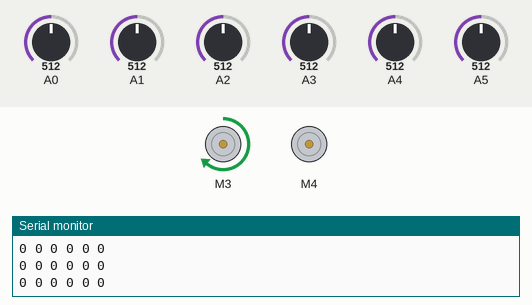
Bench run of a sketch on a simulated Arduino Uno, built with avr-gcc and run on an emulated ATmega328P. Parts: 2 × DC motor (green arrow = forward, orange = backward, longer = faster), the last lines printed to the serial monitor. The test bench sets the inputs (shaded band); at power-on: A2 = 512, A0 = 512, A1 = 512, A3 = 512, A4 = 512, A5 = 512.

Above: at 1.2 s.
1.3 s: A2 set to 314
2.8 s: A2 set to 284
At 3.7 s:
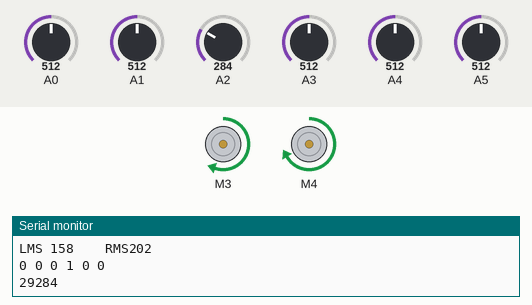
4.4 s: A0 set to 312
7.4 s: A0 set to 289
At 8.6 s:
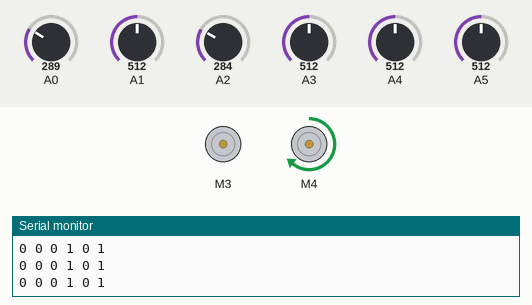
8.9 s: A0 set to 306
At 8.99 s:
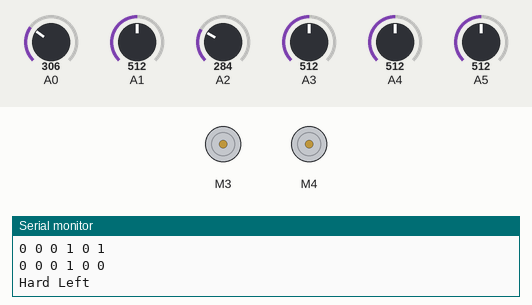
10.4 s: A1 set to 314
13.4 s: A1 set to 292
At 14.1 s:
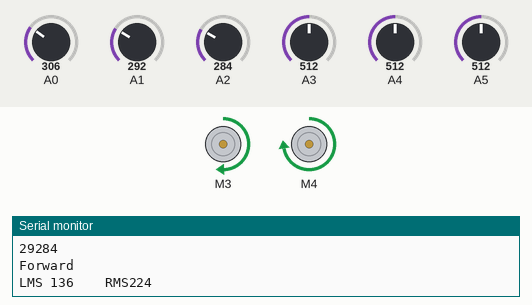
Timing chart, 0 to 15.9 s (numbered marks = the images above; inputs shaded):
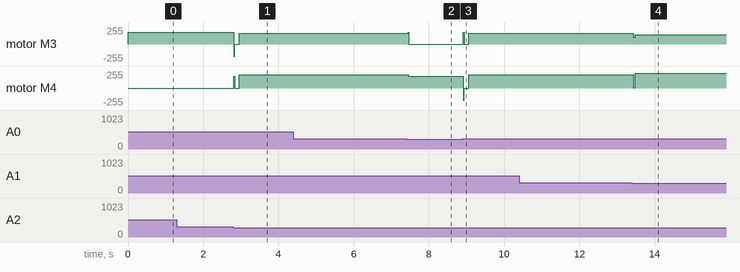

The sketch:

oobotv6.ino
```cpp
#include <AFMotor.h>

AF_DCMotor Left(3);
AF_DCMotor Right(4);


//PID
int IMS = 180; //initial motor speed
int LMS = 180;
int RMS = 180;

int error = 0;
float P=0,I=0,D=0,PID=0;
float prevErr = 0; //previous error
float prevI = 0; //previous integral
float kp =22 ,kd = 38, ki = 1.7;//tune it

int flag=0,tlag=0;


int middleValue = 300;
int sensorVal[6];
int sum = 0, searchFlag=0,sumTemp=12;

void readSensor();
void Forward();
void Back();
void Stop();
void Search();
void softRight();
void softLeft();
void hardRight();
void hardLeft();
void logic();
void pidFun(); //pid function
void pidExecute(); // analog write via pid upadate


void setup() {

  pinMode(A0,INPUT);
  pinMode(A1,INPUT);
  pinMode(A2,INPUT);
  pinMode(A3,INPUT);
  pinMode(A4,INPUT);
  pinMode(A5,INPUT);

  Serial.begin(9600);
}

void loop() {

  readSensor();
  pidExecute();

  logic();
  Serial.print("LMS ");
  Serial.print(LMS);
  Serial.print("    ");
  Serial.print("RMS");
  Serial.print(RMS);

  Serial.println();
  Serial.println();
  Serial.println();

}


void readSensor()
{
  for(int i=0; i<6; i++)
  {
    if(analogRead(5-i)>middleValue)
      sensorVal[5-i] = 0;
     else
      sensorVal[5-i]= 1;

    Serial.print(sensorVal[5-i]);
    Serial.print(' ');
  }
  Serial.println('\n');
  sum = (sensorVal[0]*32)+(sensorVal[1]*16)+(sensorVal[2]*8)+(sensorVal[3]*4)+(sensorVal[4]*2)+(sensorVal[5]*1);

  pidFun(); //pid function
}


void logic()
{
if(sum == 12 || sum == 24 || sum == 4 || sum == 6 || sum == 8 || sum==2 || sum==16 || sum==14 || sum==28 || sum ==3 || sum==48 )//while black or white stripe
  {
    Serial.println('Condition Forward');
    Forward();
  }
  else if(sum == 63)//while full black (T)
  {
    Forward();
    delay(100);
    Serial.println('Condition Stop');
    Stop();
    readSensor();
    if(sum==63){
      Stop();
      delay(1000);
    }
    else if(sum==0){
      Search();
    }
    else{
      readSensor();
      Forward();
    }
  }
//
//  else if(sum == 15)//right
//  {
//    Serial.println('Condition Soft Right');
//    hardRight();
//    flag=1;
//  }
//  else if(sum == 60) //left
//  {
//    Serial.println('Condition Soft Left');
//    hardLeft();
//    flag=1;
//  }
//  else if(sum == 13)//right angle
//  {
//    Serial.println('Condition Right angle');
//    while(sum != 0)
//    {
//      readSensor();
//      Forward();
//
//    }
//
//    Stop();
//    delay(500);
//
//    while(sum != 12 || sum != 24 || sum != 4 || sum != 6 || sum != 8)
//    {
//      readSensor();
//      hardRight();
//    }
//  }
//  else if(sum == 44)//left angle
//  {
//    Serial.println("Condition Left angle");
//    while(sum != 0)
//    {
//      readSensor();
//      pidExecute();
//      Forward();
//    }
//
//    Stop();
//    delay(500);
//
//    while(sum != 12 ||sum != 24 || sum != 4 || sum != 6 || sum != 8)
//    {
//      readSensor();
//      hardLeft();
//    }
//  }
  else
  {
//    sumTemp= sum;
//    Serial.println("Condition Else");
//    ++searchFlag;
//    if(searchFlag>3){
//      searchFlag=0;
     Search();
//    }
  }
}


void pidExecute()
{
//  change insign

  P = error;
  I = I+prevI;
  D = error-prevErr;
  PID = (kp*P) + (kd*D) + (ki*I);
  prevErr = error;
  prevI = I;

  LMS = IMS+PID;
  RMS = IMS-PID;
  constrain(LMS,0,255);
  constrain(RMS,0,255);

  Left.setSpeed(LMS);
  Right.setSpeed(RMS);
}

void pidFun()
{
  if(sensorVal[0] == 1 && sensorVal[1] == 0 && sensorVal[2] == 0 && sensorVal[3] == 0 && sensorVal[4] == 0 && sensorVal[5] == 0)
  {
    error = -5;

  }
  if(sensorVal[0] == 1 && sensorVal[1] == 1 && sensorVal[2] == 0 && sensorVal[3] == 0 && sensorVal[4] == 0 && sensorVal[5] == 0)
  {
    error =-4;

  }
  else if(sensorVal[0] == 0 && sensorVal[1] == 1 && sensorVal[2] == 0 && sensorVal[3] == 0 && sensorVal[4] == 0 && sensorVal[5] == 0)
  {
    error = -3;
  }
    else if(sensorVal[0] == 0 && sensorVal[1] == 1 && sensorVal[2] == 1 && sensorVal[3] == 0 && sensorVal[4] == 0 && sensorVal[5] == 0)
  {
    error = -2;
  }
  else if(sensorVal[0] == 0 && sensorVal[1] == 0 && sensorVal[2] == 1 && sensorVal[3] == 0 && sensorVal[4] == 0 && sensorVal[5] == 0)
  {
    error = -1;
  }
    else if(sensorVal[0] == 0 && sensorVal[1] == 0 && sensorVal[2] == 1 && sensorVal[3] == 1 && sensorVal[4] == 0 && sensorVal[5] == 0)
  {
    error = 0;
  }
  else if(sensorVal[0] == 0 && sensorVal[1] == 0 && sensorVal[2] == 0 && sensorVal[3] == 1 && sensorVal[4] == 0 && sensorVal[5] == 0)
  {
    error = 1;
  }
    else if(sensorVal[0] == 0 && sensorVal[1] == 0 && sensorVal[2] == 0 && sensorVal[3] == 1 && sensorVal[4] == 1 && sensorVal[5] == 0)
  {
    error = 2;
  }
  else if(sensorVal[0] == 0 && sensorVal[1] == 0 && sensorVal[2] == 0 && sensorVal[3] == 0 && sensorVal[4] == 1 && sensorVal[5] == 0)
  {
    error = 3;
  }
    else if(sensorVal[0] == 0 && sensorVal[1] == 0 && sensorVal[2] == 0 && sensorVal[3] == 0 && sensorVal[4] == 1 && sensorVal[5] == 1)
  {
    error = 4;
  }
  else if(sensorVal[0] == 0 && sensorVal[1] == 0 && sensorVal[2] == 0 && sensorVal[3] == 0 && sensorVal[4] == 0 && sensorVal[5] == 1)
  {
    error = 5;
  }
  else{
    error = 0;
    P=0;I=0;D=0;PID=0;
    prevErr = 0;
    prevI = 0;
  }
}

void Forward()
{
  Left.run(FORWARD);
  Right.run(FORWARD);
  Serial.println("Forward");
}

void Back()
{
  Left.setSpeed(IMS);
  Right.setSpeed(IMS);

  Left.run(BACKWARD);
  Right.run(BACKWARD);
  Stabilizer();
  Serial.println("Backward");
}

//INA,INB LEFT
void softRight()
{
  Left.setSpeed(IMS);
  Right.setSpeed(0);

  Left.run(FORWARD);
  Right.run(RELEASE);
  flag=1;
  Serial.println("Soft Left");
}
void softLeft()
{
  Left.setSpeed(0);
  Right.setSpeed(IMS);

  Left.run(RELEASE);
  Right.run(FORWARD);
  tlag=1;
  Serial.println("Soft Right");
}
void hardRight()
{
  Left.setSpeed(IMS);
  Right.setSpeed(IMS);

  Left.run(FORWARD);
  Right.run(BACKWARD);
  flag=1;
  Serial.println("Hard Left");
}
void hardLeft()
{
  Left.setSpeed(IMS);
  Right.setSpeed(IMS);

  Left.run(BACKWARD);
  Right.run(FORWARD);
  tlag=1;

  Serial.println("Hard Right");
}
void Stop()
{
  Left.setSpeed(0);
  Right.setSpeed(0);

  Left.run(RELEASE);
  Right.run(RELEASE);
//  Stabilizer();
  Serial.println("Stop");
}
void Search()
{
  readSensor();
//  Stop();
  if(sum>12)
  {
    softLeft();
      Stabilizer();
  }
  else if(sum<8){
    softRight();
      Stabilizer();
  }
  else if(sum == 12)
  {
    Forward();
  }
  else
  {
    Stop();
    delay(500);
  }
  Serial.println("Searching");
}

void Stabilizer()
{
  while(1)
  {
    readSensor();

    if(sum == 12 || sum == 8 || sum == 4 || sum == 6|| sum == 24)
    {
      if(flag==1 && tlag==0)
      {
        hardLeft();
        delay(10);
        flag=0;
        tlag=0;
        readSensor();
      }
      else if(flag==0 && tlag==1)
      {
        hardRight();
        delay(10);
        flag=0;
        tlag=0;
        readSensor();
      }
      Stop();
      delay(100);
      break;
    }
  }
  readSensor();
  pidExecute();

  Forward();
}
```

Measured:
- the behaviour switches between 301 and 300 on A2 (found by bisection; images 0 and 1)
- the behaviour switches between 301 and 300 on A0 (found by bisection; images 1 and 2)
- the behaviour switches between 301 and 300 on A1 (found by bisection; images 3 and 4)
- after the input at 2.8 s, motor M3: forward 180/255 → stopped at once, → forward 158/255 0.14 s later; motor M4: stopped → forward 202/255 after 0.16 s
- after the input at 7.4 s, motor M3: forward 158/255 → stopped after 0.05 s; motor M4: forward 202/255 → forward 180/255 after 0.05 s
- after the input at 8.9 s, motor M3: stopped → forward 158/255 after 0.16 s; motor M4: forward 180/255 → stopped at once, → forward 202/255 0.14 s later
- after the input at 13.4 s, motor M3: forward 158/255 → forward 136/255 at once; motor M4: forward 202/255 → forward 224/255 at once
